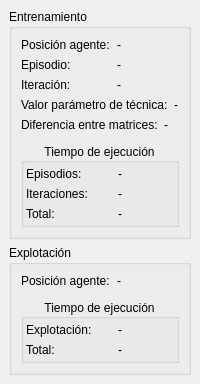
  <widget class="QDockWidget" name="dwMetricas">
   <property name="sizePolicy">
    <sizepolicy hsizetype="Preferred" vsizetype="Expanding">
     <horstretch>0</horstretch>
     <verstretch>0</verstretch>
    </sizepolicy>
   </property>
   <property name="locale">
    <locale language="Spanish" country="Argentina"/>
   </property>
   <property name="features">
    <set>QDockWidget::DockWidgetFloatable|QDockWidget::DockWidgetMovable</set>
   </property>
   <property name="windowTitle">
    <string>Métricas</string>
   </property>
   <attribute name="dockWidgetArea">
    <number>2</number>
   </attribute>
   <widget class="QWidget" name="dockWidgetContents_3">
    <layout class="QGridLayout" name="gridLayout_15">
     <item row="0" column="0">
      <widget class="QGroupBox" name="gbEntrenamiento">
       <property name="title">
        <string>Entrenamiento</string>
       </property>
       <layout class="QGridLayout" name="gridLayout_3">
        <item row="7" column="1">
         <widget class="QGroupBox" name="gbEntExecTime">
          <property name="title">
           <string>Tiempo de ejecución</string>
          </property>
          <property name="alignment">
           <set>Qt::AlignCenter</set>
          </property>
          <property name="flat">
           <bool>true</bool>
          </property>
          <layout class="QGridLayout" name="gridLayout_21">
           <property name="leftMargin">
            <number>2</number>
           </property>
           <property name="topMargin">
            <number>4</number>
           </property>
           <property name="rightMargin">
            <number>5</number>
           </property>
           <property name="bottomMargin">
            <number>3</number>
           </property>
           <item row="0" column="0">
            <layout class="QHBoxLayout" name="horizontalLayout_7">
             <item>
              <widget class="QLabel" name="label_13">
               <property name="sizePolicy">
                <sizepolicy hsizetype="Fixed" vsizetype="Preferred">
                 <horstretch>0</horstretch>
                 <verstretch>0</verstretch>
                </sizepolicy>
               </property>
               <property name="minimumSize">
                <size>
                 <width>86</width>
                 <height>0</height>
                </size>
               </property>
               <property name="text">
                <string>Episodios:</string>
               </property>
              </widget>
             </item>
             <item>
              <widget class="QLabel" name="lblEntExecTimeEpisodios">
               <property name="sizePolicy">
                <sizepolicy hsizetype="Expanding" vsizetype="Preferred">
                 <horstretch>0</horstretch>
                 <verstretch>0</verstretch>
                </sizepolicy>
               </property>
               <property name="text">
                <string>-</string>
               </property>
              </widget>
             </item>
            </layout>
           </item>
           <item row="1" column="0">
            <layout class="QHBoxLayout" name="horizontalLayout_6">
             <item>
              <widget class="QLabel" name="label_11">
               <property name="sizePolicy">
                <sizepolicy hsizetype="Fixed" vsizetype="Preferred">
                 <horstretch>0</horstretch>
                 <verstretch>0</verstretch>
                </sizepolicy>
               </property>
               <property name="minimumSize">
                <size>
                 <width>86</width>
                 <height>0</height>
                </size>
               </property>
               <property name="text">
                <string>Iteraciones:</string>
               </property>
              </widget>
             </item>
             <item>
              <widget class="QLabel" name="lblEntExecTimeIteraciones">
               <property name="sizePolicy">
                <sizepolicy hsizetype="Expanding" vsizetype="Preferred">
                 <horstretch>0</horstretch>
                 <verstretch>0</verstretch>
                </sizepolicy>
               </property>
               <property name="text">
                <string>-</string>
               </property>
              </widget>
             </item>
            </layout>
           </item>
           <item row="2" column="0">
            <layout class="QHBoxLayout" name="horizontalLayout_8">
             <item>
              <widget class="QLabel" name="label_15">
               <property name="sizePolicy">
                <sizepolicy hsizetype="Fixed" vsizetype="Preferred">
                 <horstretch>0</horstretch>
                 <verstretch>0</verstretch>
                </sizepolicy>
               </property>
               <property name="minimumSize">
                <size>
                 <width>86</width>
                 <height>0</height>
                </size>
               </property>
               <property name="text">
                <string>Total:</string>
               </property>
              </widget>
             </item>
             <item>
              <widget class="QLabel" name="lblEntExecTimeTotal">
               <property name="sizePolicy">
                <sizepolicy hsizetype="Expanding" vsizetype="Preferred">
                 <horstretch>0</horstretch>
                 <verstretch>0</verstretch>
                </sizepolicy>
               </property>
               <property name="text">
                <string>-</string>
               </property>
              </widget>
             </item>
            </layout>
           </item>
          </layout>
         </widget>
        </item>
        <item row="2" column="1">
         <layout class="QHBoxLayout" name="horizontalLayout_5">
          <item>
           <widget class="QLabel" name="label_9">
            <property name="sizePolicy">
             <sizepolicy hsizetype="Fixed" vsizetype="Preferred">
              <horstretch>0</horstretch>
              <verstretch>0</verstretch>
             </sizepolicy>
            </property>
            <property name="minimumSize">
             <size>
              <width>90</width>
              <height>0</height>
             </size>
            </property>
            <property name="text">
             <string>Iteración:</string>
            </property>
           </widget>
          </item>
          <item>
           <widget class="QLabel" name="lblEntNroIteracion">
            <property name="text">
             <string>-</string>
            </property>
           </widget>
          </item>
         </layout>
        </item>
        <item row="1" column="1">
         <layout class="QHBoxLayout" name="horizontalLayout_4">
          <item>
           <widget class="QLabel" name="label_7">
            <property name="sizePolicy">
             <sizepolicy hsizetype="Fixed" vsizetype="Preferred">
              <horstretch>0</horstretch>
              <verstretch>0</verstretch>
             </sizepolicy>
            </property>
            <property name="minimumSize">
             <size>
              <width>90</width>
              <height>0</height>
             </size>
            </property>
            <property name="text">
             <string>Episodio:</string>
            </property>
           </widget>
          </item>
          <item>
           <widget class="QLabel" name="lblEntNroEpisodio">
            <property name="text">
             <string>-</string>
            </property>
           </widget>
          </item>
         </layout>
        </item>
        <item row="0" column="1">
         <layout class="QHBoxLayout" name="horizontalLayout_2">
          <item>
           <widget class="QLabel" name="label_4">
            <property name="sizePolicy">
             <sizepolicy hsizetype="Fixed" vsizetype="Preferred">
              <horstretch>0</horstretch>
              <verstretch>0</verstretch>
             </sizepolicy>
            </property>
            <property name="minimumSize">
             <size>
              <width>90</width>
              <height>0</height>
             </size>
            </property>
            <property name="text">
             <string>Posición agente:</string>
            </property>
           </widget>
          </item>
          <item>
           <widget class="QLabel" name="lblEntEstadoActual">
            <property name="text">
             <string>-</string>
            </property>
           </widget>
          </item>
         </layout>
        </item>
        <item row="3" column="1">
         <layout class="QHBoxLayout" name="horizontalLayout_12">
          <item>
           <widget class="QLabel" name="label_10">
            <property name="sizePolicy">
             <sizepolicy hsizetype="Fixed" vsizetype="Preferred">
              <horstretch>0</horstretch>
              <verstretch>0</verstretch>
             </sizepolicy>
            </property>
            <property name="minimumSize">
             <size>
              <width>135</width>
              <height>0</height>
             </size>
            </property>
            <property name="text">
             <string>Valor parámetro de técnica:</string>
            </property>
           </widget>
          </item>
          <item>
           <widget class="QLabel" name="lblEntValParametro">
            <property name="text">
             <string>-</string>
            </property>
           </widget>
          </item>
         </layout>
        </item>
        <item row="6" column="1">
         <spacer name="verticalSpacer_4">
          <property name="orientation">
           <enum>Qt::Vertical</enum>
          </property>
          <property name="sizeType">
           <enum>QSizePolicy::Fixed</enum>
          </property>
          <property name="sizeHint" stdset="0">
           <size>
            <width>20</width>
            <height>5</height>
           </size>
          </property>
         </spacer>
        </item>
        <item row="4" column="1" rowspan="2">
         <layout class="QHBoxLayout" name="horizontalLayout_15">
          <item>
           <widget class="QLabel" name="label_14">
            <property name="sizePolicy">
             <sizepolicy hsizetype="Fixed" vsizetype="Preferred">
              <horstretch>0</horstretch>
              <verstretch>0</verstretch>
             </sizepolicy>
            </property>
            <property name="minimumSize">
             <size>
              <width>135</width>
              <height>0</height>
             </size>
            </property>
            <property name="text">
             <string>Diferencia entre matrices:</string>
            </property>
           </widget>
          </item>
          <item>
           <widget class="QLabel" name="lblEntDiffMatrices">
            <property name="text">
             <string>-</string>
            </property>
           </widget>
          </item>
         </layout>
        </item>
       </layout>
      </widget>
     </item>
     <item row="1" column="0">
      <widget class="QGroupBox" name="gbRecorrido">
       <property name="title">
        <string>Explotación</string>
       </property>
       <layout class="QGridLayout" name="gridLayout_16">
        <item row="0" column="0">
         <layout class="QHBoxLayout" name="horizontalLayout_13">
          <item>
           <widget class="QLabel" name="label_6">
            <property name="sizePolicy">
             <sizepolicy hsizetype="Fixed" vsizetype="Preferred">
              <horstretch>0</horstretch>
              <verstretch>0</verstretch>
             </sizepolicy>
            </property>
            <property name="minimumSize">
             <size>
              <width>90</width>
              <height>0</height>
             </size>
            </property>
            <property name="text">
             <string>Posición agente:</string>
            </property>
           </widget>
          </item>
          <item>
           <widget class="QLabel" name="lblRecEstadoActual">
            <property name="text">
             <string>-</string>
            </property>
           </widget>
          </item>
         </layout>
        </item>
        <item row="1" column="0">
         <spacer name="verticalSpacer_5">
          <property name="orientation">
           <enum>Qt::Vertical</enum>
          </property>
          <property name="sizeType">
           <enum>QSizePolicy::Fixed</enum>
          </property>
          <property name="sizeHint" stdset="0">
           <size>
            <width>20</width>
            <height>5</height>
           </size>
          </property>
         </spacer>
        </item>
        <item row="2" column="0">
         <widget class="QGroupBox" name="gbRecExecTime">
          <property name="title">
           <string>Tiempo de ejecución</string>
          </property>
          <property name="alignment">
           <set>Qt::AlignCenter</set>
          </property>
          <property name="flat">
           <bool>true</bool>
          </property>
          <layout class="QGridLayout" name="gridLayout_22">
           <property name="leftMargin">
            <number>2</number>
           </property>
           <property name="topMargin">
            <number>4</number>
           </property>
           <property name="rightMargin">
            <number>5</number>
           </property>
           <property name="bottomMargin">
            <number>3</number>
           </property>
           <item row="1" column="0">
            <layout class="QHBoxLayout" name="horizontalLayout_11">
             <item>
              <widget class="QLabel" name="label_16">
               <property name="sizePolicy">
                <sizepolicy hsizetype="Fixed" vsizetype="Preferred">
                 <horstretch>0</horstretch>
                 <verstretch>0</verstretch>
                </sizepolicy>
               </property>
               <property name="minimumSize">
                <size>
                 <width>86</width>
                 <height>0</height>
                </size>
               </property>
               <property name="text">
                <string>Total:</string>
               </property>
              </widget>
             </item>
             <item>
              <widget class="QLabel" name="lblRecExecTimeTotal">
               <property name="sizePolicy">
                <sizepolicy hsizetype="Expanding" vsizetype="Preferred">
                 <horstretch>0</horstretch>
                 <verstretch>0</verstretch>
                </sizepolicy>
               </property>
               <property name="text">
                <string>-</string>
               </property>
              </widget>
             </item>
            </layout>
           </item>
           <item row="0" column="0">
            <layout class="QHBoxLayout" name="horizontalLayout_14">
             <item>
              <widget class="QLabel" name="label_17">
               <property name="sizePolicy">
                <sizepolicy hsizetype="Fixed" vsizetype="Preferred">
                 <horstretch>0</horstretch>
                 <verstretch>0</verstretch>
                </sizepolicy>
               </property>
               <property name="minimumSize">
                <size>
                 <width>86</width>
                 <height>0</height>
                </size>
               </property>
               <property name="text">
                <string>Explotación:</string>
               </property>
              </widget>
             </item>
             <item>
              <widget class="QLabel" name="lblRecExecTimeRecorrido">
               <property name="sizePolicy">
                <sizepolicy hsizetype="Expanding" vsizetype="Preferred">
                 <horstretch>0</horstretch>
                 <verstretch>0</verstretch>
                </sizepolicy>
               </property>
               <property name="text">
                <string>-</string>
               </property>
              </widget>
             </item>
            </layout>
           </item>
          </layout>
         </widget>
        </item>
       </layout>
      </widget>
     </item>
     <item row="2" column="0">
      <spacer name="verticalSpacer_3">
       <property name="orientation">
        <enum>Qt::Vertical</enum>
       </property>
       <property name="sizeHint" stdset="0">
        <size>
         <width>0</width>
         <height>0</height>
        </size>
       </property>
      </spacer>
     </item>
    </layout>
   </widget>
  </widget>
